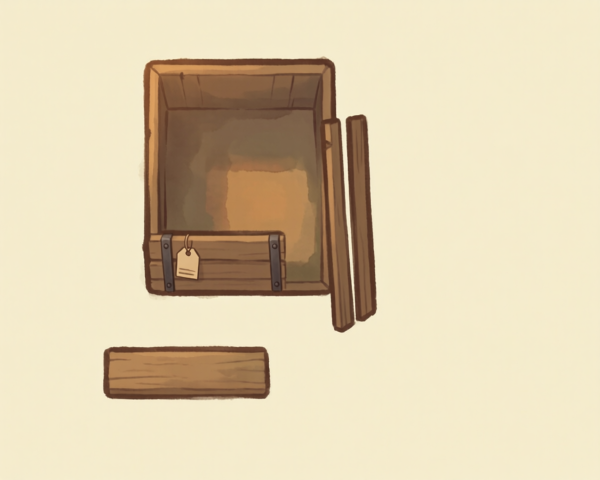
#> input picture assets-src/edificios/acuarela/caja-obra.png, 1200 x 960 px (shown at 1/2 size)
$ python -i acuarela.py   (imports and definitions only)
#> lines starting #> are read from the running program, lines starting #| are printed output that depends on the picture
### assets-src/prototipo/comfy/workflows.py
"""Generador reproducible de workflows de ComfyUI (formato API) para el prototipo de arte.

Uso:  python assets-src/prototipo/comfy/workflows.py <nombre>
Escribe `assets-src/prototipo/comfy/json/<nombre>.json`, que se lanza con
`comfy run --workflow <ruta>` (o el MCP comfy-mcp, `run_workflow`).

Modelo: Qwen-Image 2512 fp8 (el mismo de la portada), 30 pasos, CFG 4, euler/simple,
ModelSamplingAuraFlow 3.1, sin LoRA. Cada pieza fija su semilla aquí: regenerar = misma imagen.
"""

from __future__ import annotations

import json
import sys
from pathlib import Path

AQUI = Path(__file__).resolve().parent
SALIDA = AQUI / "json"

MODELO = "qwen_image_2512_fp8_e4m3fn.safetensors"
CLIP = "qwen_2.5_vl_7b_fp8_scaled.safetensors"
VAE = "qwen_image_vae.safetensors"
NEGATIVO = (
    "低分辨率，低画质，肢体畸形，手指畸形，画面过饱和，蜡像感，人脸无细节，过度光滑，画面具有AI感。构图混乱。文字模糊，扭曲. "
    "photo, photorealistic, 3d render, harsh black outlines, neon colors, text, letters, watermark, signature"
)

# --- Estilos (las tres propuestas) -------------------------------------------------
ESTILOS = {
    # A: continuidad directa con la portada. Manchas húmedas, sin tinta.
    "a": (
        "soft hand-painted watercolor, wet-on-wet washes, delicate ink-free edges defined only by "
        "slightly darker pigment pooling at the borders, visible cold-press paper texture, warm palette "
        "of sage green, ochre, terracotta and cream, gentle warm sunlight from the upper left, "
        "peaceful nostalgic storybook mood"
    ),
    # B: acuarela con línea fina sepia (ink and wash), más legible a tamaño pequeño.
    "b": (
        "ink and watercolor storybook illustration, thin warm sepia-brown ink linework of even weight "
        "around every shape, transparent watercolor washes inside the lines, light paper texture, "
        "warm palette of sage green, ochre, terracotta and cream, gentle warm sunlight from the upper "
        "left, charming cozy european picture-book style"
    ),
    # C: gouache/acuarela densa, formas simples y valores claros (painted game art).
    "c": (
        "painterly gouache and watercolor game art, opaque matte pigment with soft brush texture, "
        "simple chunky readable shapes, clear light and shadow planes with two-tone soft cel shading, "
        "subtle darker-hue rim instead of black outlines, light paper grain, warm palette of sage "
        "green, ochre, terracotta and cream, gentle warm sunlight from the upper left, cozy farming "
        "game aesthetic"
    ),
}

PERSONAJE = (
    "a young adult farmer who just left an office job in the city: short wavy chestnut hair, kind "
    "tired-but-hopeful face with rosy cheeks, cream linen shirt with rolled-up sleeves, sage green "
    "work overalls, terracotta red neckerchief, small brown leather satchel across the body, sturdy "
    "brown boots; slightly chibi game proportions, about 3.5 heads tall, gender-neutral look"
)

# v1 (semillas +50) salió como diorama isométrico: descartada. v2 (semillas +51) fuerza la vista
# cenital a sangre y la paleta apagada.
TERRENO = (
    "flat top-down video game map seen from directly above, orthographic, filling the entire image "
    "edge to edge with no border: a patch of a farming valley with soft muted sage-green meadow "
    "grass (not lime, not neon) with a few tiny cream wildflowers, a rectangular field of freshly "
    "tilled warm brown soil with neat horizontal furrows, a calm pale blue-green stream with soft "
    "ripples and grassy banks crossing the image, a winding ochre packed-earth path with small "
    "pebbles, one round leafy tree seen from above with its trunk base visible and one mossy grey "
    "boulder, both casting soft violet shadows to the right; no horizon, no sky, no diorama, no "
    "isometric block, no cut-away soil edges"
)


def hoja_personaje(estilo: str) -> str:
    return (
        f"Character concept turnaround sheet for a cozy farming video game, {ESTILOS[estilo]}. "
        f"The same character shown three times standing side by side in a neutral relaxed pose, full "
        f"body, evenly spaced, same scale: front view, right side profile view, back view. "
        f"The character: {PERSONAJE}. Plain warm cream paper background, soft contact shadow under "
        f"each figure, no text, no labels, no letters."
    )


def muestra_terreno(estilo: str) -> str:
    return f"{TERRENO}. Style: {ESTILOS[estilo]}. No people, no text, no letters, no border."


# --- Fase 4: texturas de terreno y objetos con el estilo B elegido -------------------
# Los tiles no llevan tinta (biblia §5): solo acuarela sobre papel, vistos desde arriba.
ACUARELA_TILE = (
    "transparent watercolor washes on light cold-press paper, soft granulation, subtle pigment "
    "pooling, muted warm palette, even soft lighting with no cast shadows, no ink lines"
)
TEXTURAS = {
    # v2: la v1 (7101) pintaba matas sueltas en cuadrícula, que delataban la repetición.
    "hierba": "dense continuous short meadow grass covering everything, soft mottled washes of "
    "muted sage green (#A2B282 to #6B7D4C) with many tiny fine grass strokes in random directions, "
    "irregular, no separate tufts, no grid, no flowers, no stones",
    "tierra": "freshly tilled farm soil in warm brown (#785838) with straight evenly spaced "
    "horizontal furrows running left to right across the whole image, darker brown (#56402B) "
    "grooves, small clods",
    # v2: la v1 (7103) salía demasiado plana una vez repetida.
    "agua": "calm stream water surface in blue-green (#8FB8BE) evenly mixed with deeper teal "
    "(#6F9CA6), many small soft horizontal ripple strokes evenly spread, a few tiny cream glints",
    "camino": "packed earth footpath in warm ochre (#CAB071 to #9A844D) with small scattered "
    "pebbles and faint wheel-worn texture",
}


def textura(tipo: str) -> str:
    return (
        f"Seamless flat ground texture for a 2D top-down video game, seen from directly above, "
        f"orthographic, uniform pattern filling the whole image edge to edge: {TEXTURAS[tipo]}. "
        f"{ACUARELA_TILE}. No objects, no border, no horizon, no perspective, no text."
    )


OBJETOS = {
    "arbol": "one round leafy deciduous oak tree with a full soft canopy of clustered sage and "
    "moss green leaf masses, short sturdy brown trunk with a few roots at the base",
    "roca": "one medium mossy grey-beige boulder with rounded facets, a few patches of moss on top "
    "and a couple of grass tufts at its base",
}


def objeto(tipo: str) -> str:
    return (
        f"Single isolated game asset for a cozy 2D top-down farming game, three-quarter view from "
        f"above at about 45 degrees, {ESTILOS['b']}, lit from the left: {OBJETOS[tipo]}. "
        f"Centered, whole object visible with wide margin around it, perfectly plain flat uniform "
        f"cream background, no sun rays, no light beams, no glow, no ground, no shadow, no text."
    )


# nombre -> (prompt, semilla, ancho, alto)
PIEZAS: dict[str, tuple[str, int, int, int]] = {}
for _e, _s in (("a", 5101), ("b", 5201), ("c", 5301)):
    PIEZAS[f"propuesta-{_e}-personaje"] = (hoja_personaje(_e), _s, 1664, 928)
    PIEZAS[f"propuesta-{_e}-terreno"] = (muestra_terreno(_e), _s + 51, 1328, 1328)
for _i, _t in enumerate(TEXTURAS):
    PIEZAS[f"textura-{_t}"] = (textura(_t), 7101 + _i + (10 if _t in ("hierba", "agua") else 0), 1024, 1024)
# v1 (7201, 7202) salió con rayos de sol en el fondo y sombra pintada: descartada.
for _i, _t in enumerate(OBJETOS):
    PIEZAS[f"objeto-{_t}"] = (objeto(_t), 7211 + _i, 1024, 1024)


# [35 lines left out: functions workflow, escribir, not called in this run]


# [4 lines that do not run on import are left out]

### assets-src/prototipo/comfy/acuarela.py
"""Pasada de acuarela img2img sobre fotogramas de Blender (fase 3, opción 2 de la biblia §6).

Uso:
  python assets-src/prototipo/comfy/acuarela.py <dir-fotogramas> <dir-salida> [--denoise 0.45]
         [--fuerza 0.7] [--semilla 6101] [--solo caminar-abajo-0 ...]

Para cada PNG `<anim>-<dir>-<n>.png` (RGBA, @8x de 384 × 512):
1. Lo compone sobre papel crema y lo amplía ×2 (768 × 1024) para que el modelo tenga detalle.
2. Lo sube a ComfyUI y lanza Qwen-Image 2512 en img2img (denoise bajo) con el ControlNet
   InstantX Union alimentado por los bordes Canny del propio render: el modelo repinta la
   superficie en acuarela con tinta sepia sin mover la silueta.
3. Recorta el resultado con el alfa original (erosionado 1 px para evitar el halo claro) y lo
   devuelve a 384 × 512 con fondo transparente, con el mismo nombre en <dir-salida>.

Semilla fija para todos los fotogramas: es la única forma de que el repintado sea parecido entre
fotogramas consecutivos (aun así, ver el informe: parpadea).
"""

from __future__ import annotations

import argparse
import io
import json
import sys
import time
import urllib.request
import uuid
from pathlib import Path

from PIL import Image, ImageFilter

sys.path.insert(0, str(Path(__file__).resolve().parent))
from lanzar import URL, descargar, esperar  # noqa: E402
from workflows import CLIP, ESTILOS, MODELO, NEGATIVO, PERSONAJE, VAE  # noqa: E402

CONTROLNET = "Qwen-Image-InstantX-ControlNet-Union.safetensors"
CREMA = (245, 236, 206)


# [66 lines left out: functions prompt, subir, workflow, not called in this run]


def preparar(ruta: Path) -> tuple[Image.Image, Image.Image]:
#> called with ruta = '../../edificios/acuarela/caja-obra.png'
    rgba = Image.open(ruta).convert("RGBA")
    fondo = Image.new("RGBA", rgba.size, CREMA + (255,))
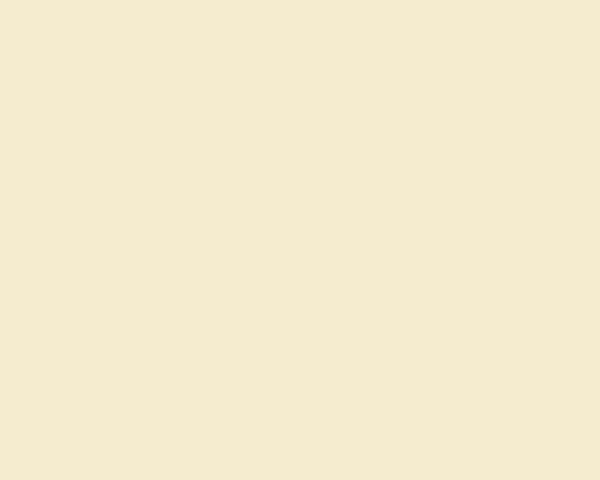
#> fondo: PIL image 1200x960 RGBA (shown at 1/2 size); mean R, G, B, A 245, 236, 206, 255
    fondo.alpha_composite(rgba)
    grande = fondo.convert("RGB").resize((rgba.width * 2, rgba.height * 2), Image.LANCZOS)
    return grande, rgba.getchannel("A")


# [41 lines left out: functions recortar, main, not called in this run]


# [2 lines not run here, left out]

>>> result = preparar('../../edificios/acuarela/caja-obra.png')
